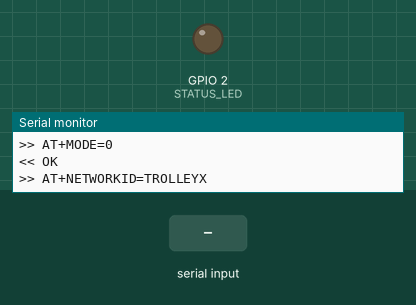
Simulated run of this sketch. Board: ESP32. Shown: output pins drawn as LEDs (lit = HIGH), the last lines printed to the serial monitor. The inputs (shaded band) are chosen by the test bench. The modem accepts every AT command (registered, SIM ready, sends succeed) and sends nothing else; pins used as bus, display or sensor lines are not drawn.

Above: at 1.6 s.
1.7 s: "+OK" received over the second serial link
At 33.9 s:
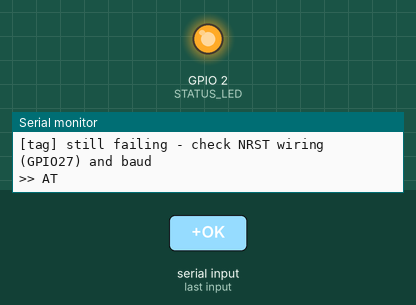
Timing chart, 0 to 34.9 s (numbered marks = the images above; inputs shaded):
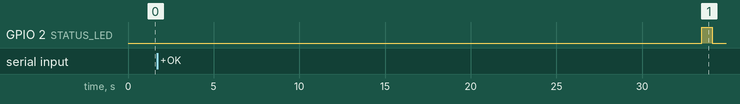

The sketch:

uwb_tag.ino
```cpp
/*
 * Trolley-X UWB operator tag - REYAX RYUW122 on ESP32-WROVER.
 *
 * The operator carries this tag. The two cart anchors start each range and read
 * the distance; the tag is passive - it only has to stay configured as a TAG on
 * the shared network. This firmware:
 *   1. Resets the module (NRST low->high) so it will talk - see note below.
 *   2. Configures it on boot (MODE/NETWORKID/ADDRESS, verify +OK).
 *   3. Keep-alive - watch the link, and reset + reconfigure if it drops.
 *
 * Must match the ROS driver
 * (ros2_ws/src/trolley_core/trolley_core/uwb_ranging.py):
 *   NETWORKID=TROLLEYX, tag ADDRESS=TAG00001. The anchors send AT+ANCHOR_SEND to
 *   this address; the module answers automatically.
 *
 * NRST is REQUIRED. The RYUW122_Lite has no reliable internal pull-up on NRST and
 * stays SILENT on serial until NRST gets a clean low->high edge and is then held
 * high. A floating NRST does not work. This mirrors the Pi anchor reset service
 * (scripts/uwb-reset/): assert NRST low ~150 ms, release high, then talk.
 *
 * Wiring - ESP32-WROVER (do NOT use GPIO16/17: PSRAM uses them on WROVER).
 * RYUW122 header order as silkscreened: GND . PA7 . TXD . RXD . NRST . VDD
 * (VDD and GND are at OPPOSITE ends - do not assume they are adjacent):
 *   RYUW122 VDD  -> 3V3 (never 5V)
 *   RYUW122 GND  -> GND
 *   RYUW122 TXD  -> ESP32 GPIO25 (ESP RX)
 *   RYUW122 RXD  -> ESP32 GPIO26 (ESP TX)
 *   RYUW122 NRST -> ESP32 GPIO27
 *   RYUW122 PA7  -> leave open
 *   100uF across VDD-GND; common ground.
 */

#include <Arduino.h>

// ---- Config (must match the ROS uwb_ranging node) ----
#define UWB_SERIAL   Serial2
#define UWB_BAUD     115200      // RYUW122 default; try 9600 if it never answers
#define UWB_RX_PIN   25          // ESP32 receives; wire to RYUW122 TXD
#define UWB_TX_PIN   26          // ESP32 transmits; wire to RYUW122 RXD
#define UWB_RST_PIN  27          // RYUW122 NRST - pulsed low->high, then held high

#define TAG_ADDRESS  "TAG00001"
#define NETWORK_ID   "TROLLEYX"
#define CPIN         ""          // 32 hex chars for AES; "" = leave encryption off

#define DBG          Serial      // USB serial monitor
#define DBG_BAUD     115200
#define STATUS_LED   2           // onboard LED on most ESP32 boards; -1 to disable

#define KEEPALIVE_MS 3000UL      // link-check period
#define AT_TIMEOUT_MS 600UL      // per-command reply wait
#define RST_HOLD_MS  150UL       // NRST assert time (matches the Pi reset service)
#define RST_BOOT_MS  400UL       // wait after release before talking

// ---- helpers ----
static String readReply(uint32_t timeout) {
  String acc;
  uint32_t start = millis();
  while (millis() - start < timeout) {
    while (UWB_SERIAL.available()) acc += (char)UWB_SERIAL.read();
    if (acc.indexOf("+OK") >= 0 || acc.indexOf("ERR") >= 0) break;
    delay(2);
  }
  return acc;
}

static bool sendAT(const char* cmd, uint32_t timeout = AT_TIMEOUT_MS) {
  while (UWB_SERIAL.available()) UWB_SERIAL.read();   // clear input
  UWB_SERIAL.print(cmd);
  UWB_SERIAL.print("\r\n");
  DBG.print(">> "); DBG.println(cmd);
  String r = readReply(timeout);
  r.trim();
  if (r.length()) { DBG.print("<< "); DBG.println(r); }
  return r.indexOf("+OK") >= 0;
}

// Pulse NRST low->high and hold high. The module is mute until this edge.
static void resetModule() {
  pinMode(UWB_RST_PIN, OUTPUT);
  digitalWrite(UWB_RST_PIN, LOW);    // assert reset
  delay(RST_HOLD_MS);
  digitalWrite(UWB_RST_PIN, HIGH);   // release and hold high
  delay(RST_BOOT_MS);                // let the module boot
}

static bool configureTag() {
  bool ok = true;
  ok &= sendAT("AT+MODE=0");                 // 0 = TAG
  ok &= sendAT("AT+NETWORKID=" NETWORK_ID);
  ok &= sendAT("AT+ADDRESS=" TAG_ADDRESS);
  if (strlen(CPIN) > 0) ok &= sendAT("AT+CPIN=" CPIN);
  DBG.println(ok ? "[tag] configured OK"
                 : "[tag] CONFIG FAILED - check wiring/baud/pins/NRST");
  return ok;
}

// Reset then configure. Use at boot and on every recovery.
static bool bringUp() {
  resetModule();
  return configureTag();
}

static bool linkAlive() {
  return sendAT("AT");                        // module answers +OK to a bare AT
}

static void setLed(bool on) {
#if STATUS_LED >= 0
  digitalWrite(STATUS_LED, on ? HIGH : LOW);
#endif
}

void setup() {
  DBG.begin(DBG_BAUD);
#if STATUS_LED >= 0
  pinMode(STATUS_LED, OUTPUT);
#endif
  pinMode(UWB_RST_PIN, OUTPUT);
  digitalWrite(UWB_RST_PIN, HIGH);   // idle high until the first reset pulse
  delay(200);
  DBG.println("\n[tag] Trolley-X UWB tag booting");
  UWB_SERIAL.begin(UWB_BAUD, SERIAL_8N1, UWB_RX_PIN, UWB_TX_PIN);
  delay(100);

  uint8_t tries = 0;
  while (!bringUp()) {               // reset + configure, retry until it answers
    setLed(false);
    DBG.println("[tag] retrying (reset+config) in 1 s...");
    delay(1000);
    if (++tries >= 10) {
      DBG.println("[tag] still failing - check NRST wiring (GPIO27) and baud");
      break;
    }
  }
  setLed(true);
}

void loop() {
  static uint32_t lastCheck = 0;
  static bool led = true;

  // pass module output (e.g. +ANCHOR_RCV echoes) to the debug console
  while (UWB_SERIAL.available()) DBG.write(UWB_SERIAL.read());

  if (millis() - lastCheck >= KEEPALIVE_MS) {
    lastCheck = millis();
    if (linkAlive()) {
      led = !led; setLed(led);                // heartbeat: link OK
    } else {
      DBG.println("[tag] link lost - resetting + reconfiguring");
      setLed(false);
      bringUp();                              // re-pulse NRST, then reconfigure
    }
  }
}
```
